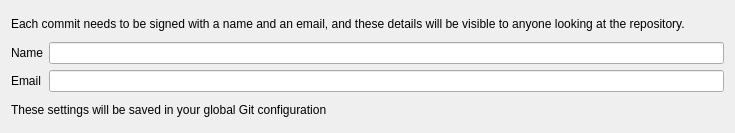
<?xml version="1.0" encoding="UTF-8"?>
<ui version="4.0">
 <class>CommitsPane</class>
 <widget class="QWidget" name="CommitsPane">
  <property name="geometry">
   <rect>
    <x>0</x>
    <y>0</y>
    <width>735</width>
    <height>133</height>
   </rect>
  </property>
  <property name="windowTitle">
   <string notr="true">Form</string>
  </property>
  <layout class="QGridLayout" name="gridLayout">
   <item row="2" column="1">
    <widget class="QLineEdit" name="emailEdit"/>
   </item>
   <item row="1" column="0">
    <widget class="QLabel" name="label_2">
     <property name="text">
      <string>Name</string>
     </property>
    </widget>
   </item>
   <item row="0" column="0" colspan="2">
    <widget class="QLabel" name="label">
     <property name="text">
      <string>Each commit needs to be signed with a name and an email, and these details will be visible to anyone looking at the repository.</string>
     </property>
     <property name="wordWrap">
      <bool>true</bool>
     </property>
    </widget>
   </item>
   <item row="1" column="1">
    <widget class="QLineEdit" name="nameEdit"/>
   </item>
   <item row="2" column="0">
    <widget class="QLabel" name="label_3">
     <property name="text">
      <string>Email</string>
     </property>
    </widget>
   </item>
   <item row="3" column="0" colspan="2">
    <widget class="QLabel" name="label_4">
     <property name="text">
      <string>These settings will be saved in your global Git configuration</string>
     </property>
    </widget>
   </item>
  </layout>
 </widget>
 <resources/>
 <connections/>
</ui>
